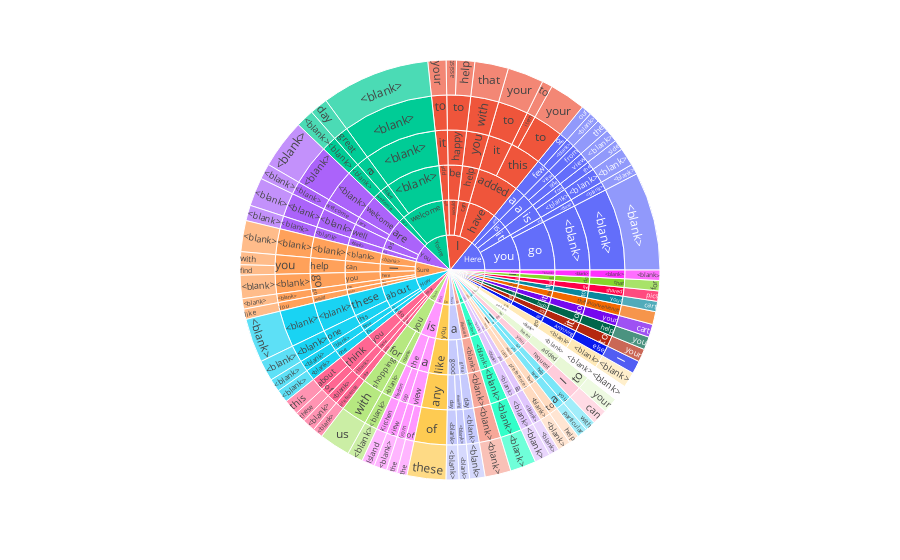

Here is the notebook cell this chart was saved with:
### Code cell
plot_sentence_sunburst(sys_turns, 6
                       ,min_last_level_count=4, filepath='a.html')

### Figure 1 — Plotly figure (JSON) as saved in the notebook; plotly's stock layout.template omitted (floating-point values rounded to 4 significant figures; data arrays with more than 128 entries replaced by an {"elided": "..."} marker saying what was removed)
{"data": [{"branchvalues": "total", "domain": {"x": [0, 1], "y": [0, 1]}, "hovertemplate": "labels=%{label}<br>count=%{value}<br>parent=%{parent}<br>id=%{id}<extra></extra>", "ids": {"elided": "327 str values"}, "labels": {"elided": "327 str values"}, "name": "", "parents": {"elided": "327 str values"}, "type": "sunburst", "values": {"elided": "327 int values"}}], "layout": {"autosize": true, "legend": {"tracegroupgap": 0}, "margin": {"t": 60}}}
